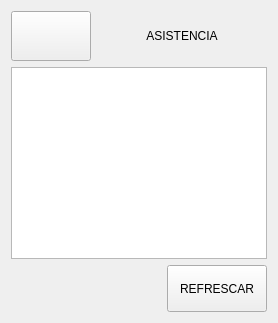
               <widget class="QWidget" name="prrhh_asistencia">
                <layout class="QVBoxLayout" name="verticalLayout_14">
                 <item>
                  <layout class="QHBoxLayout" name="horizontalLayout_6">
                   <item>
                    <widget class="QPushButton" name="bt_back_asistencia">
                     <property name="minimumSize">
                      <size>
                       <width>80</width>
                       <height>50</height>
                      </size>
                     </property>
                     <property name="maximumSize">
                      <size>
                       <width>80</width>
                       <height>50</height>
                      </size>
                     </property>
                     <property name="text">
                      <string/>
                     </property>
                     <property name="icon">
                      <iconset>
                       <normaloff>imagenes_gui/flecha_izquierda_blanca.svg</normaloff>imagenes_gui/flecha_izquierda_blanca.svg</iconset>
                     </property>
                     <property name="iconSize">
                      <size>
                       <width>40</width>
                       <height>40</height>
                      </size>
                     </property>
                    </widget>
                   </item>
                   <item>
                    <widget class="QLabel" name="label_11">
                     <property name="sizePolicy">
                      <sizepolicy hsizetype="Preferred" vsizetype="Preferred">
                       <horstretch>0</horstretch>
                       <verstretch>0</verstretch>
                      </sizepolicy>
                     </property>
                     <property name="minimumSize">
                      <size>
                       <width>120</width>
                       <height>50</height>
                      </size>
                     </property>
                     <property name="maximumSize">
                      <size>
                       <width>10000</width>
                       <height>50</height>
                      </size>
                     </property>
                     <property name="text">
                      <string>ASISTENCIA</string>
                     </property>
                     <property name="alignment">
                      <set>Qt::AlignCenter</set>
                     </property>
                    </widget>
                   </item>
                  </layout>
                 </item>
                 <item>
                  <widget class="QTableWidget" name="table_asistencia"/>
                 </item>
                 <item>
                  <layout class="QHBoxLayout" name="horizontalLayout_27">
                   <item>
                    <spacer name="horizontalSpacer_5">
                     <property name="orientation">
                      <enum>Qt::Horizontal</enum>
                     </property>
                     <property name="sizeHint" stdset="0">
                      <size>
                       <width>40</width>
                       <height>20</height>
                      </size>
                     </property>
                    </spacer>
                   </item>
                   <item>
                    <widget class="QPushButton" name="bt_refrescar_asistencia">
                     <property name="minimumSize">
                      <size>
                       <width>100</width>
                       <height>47</height>
                      </size>
                     </property>
                     <property name="text">
                      <string>REFRESCAR</string>
                     </property>
                    </widget>
                   </item>
                  </layout>
                 </item>
                </layout>
               </widget>
